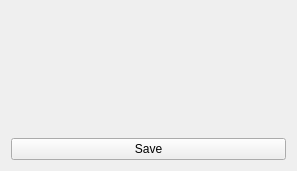
<?xml version="1.0" encoding="UTF-8"?>
<ui version="4.0">
 <class>Form</class>
 <widget class="QWidget" name="Form">
  <property name="geometry">
   <rect>
    <x>0</x>
    <y>0</y>
    <width>297</width>
    <height>171</height>
   </rect>
  </property>
  <property name="windowTitle">
   <string>Analysis</string>
  </property>
  <layout class="QGridLayout" name="gridLayout">
   <item row="0" column="0">
    <widget class="QLabel" name="progressLabel">
     <property name="text">
      <string></string>
     </property>
     <property name="alignment">
      <set>Qt::AlignCenter</set>
     </property>
    </widget>
   </item>
   <item row="1" column="0">
    <widget class="QPushButton" name="saveButton">
     <property name="text">
      <string>Save</string>
     </property>
    </widget>
   </item>
  </layout>
 </widget>
 <resources/>
 <connections>
  <connection>
   <sender>saveButton</sender>
   <signal>clicked()</signal>
   <receiver>Form</receiver>
   <slot>save_analysis_file()</slot>
   <hints>
    <hint type="sourcelabel">
     <x>135</x>
     <y>143</y>
    </hint>
    <hint type="destinationlabel">
     <x>289</x>
     <y>78</y>
    </hint>
   </hints>
  </connection>
 </connections>
 <slots>
  <slot>saveAnalysisFile()</slot>
 </slots>
</ui>
